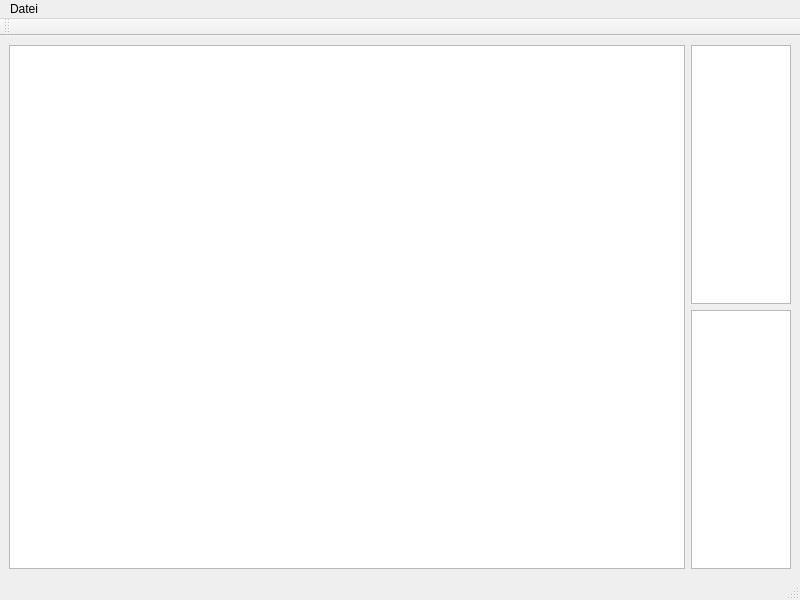
<?xml version="1.0" encoding="UTF-8"?>
<ui version="4.0">
 <class>MainWindow</class>
 <widget class="QMainWindow" name="MainWindow">
  <property name="geometry">
   <rect>
    <x>0</x>
    <y>0</y>
    <width>800</width>
    <height>600</height>
   </rect>
  </property>
  <property name="windowTitle">
   <string>MainWindow</string>
  </property>
  <property name="windowIcon">
   <iconset resource="../icons.qrc">
    <normaloff>:/icons/tt.svg</normaloff>:/icons/tt.svg</iconset>
  </property>
  <widget class="QWidget" name="central_widget">
   <layout class="QHBoxLayout" name="horizontalLayout">
    <item>
     <widget class="GViewResizing" name="table_view">
      <property name="verticalScrollBarPolicy">
       <enum>Qt::ScrollBarAlwaysOff</enum>
      </property>
      <property name="horizontalScrollBarPolicy">
       <enum>Qt::ScrollBarAlwaysOff</enum>
      </property>
      <property name="sizeAdjustPolicy">
       <enum>QAbstractScrollArea::AdjustIgnored</enum>
      </property>
     </widget>
    </item>
    <item>
     <widget class="QWidget" name="panel" native="true">
      <layout class="QVBoxLayout" name="verticalLayout">
       <property name="leftMargin">
        <number>0</number>
       </property>
       <property name="topMargin">
        <number>0</number>
       </property>
       <property name="rightMargin">
        <number>0</number>
       </property>
       <property name="bottomMargin">
        <number>0</number>
       </property>
       <item>
        <widget class="QListWidget" name="listWidget">
         <property name="sizePolicy">
          <sizepolicy hsizetype="Fixed" vsizetype="Expanding">
           <horstretch>0</horstretch>
           <verstretch>0</verstretch>
          </sizepolicy>
         </property>
         <property name="maximumSize">
          <size>
           <width>100</width>
           <height>16777215</height>
          </size>
         </property>
        </widget>
       </item>
       <item>
        <widget class="QListWidget" name="item_list">
         <property name="sizePolicy">
          <sizepolicy hsizetype="Fixed" vsizetype="Expanding">
           <horstretch>0</horstretch>
           <verstretch>0</verstretch>
          </sizepolicy>
         </property>
         <property name="maximumSize">
          <size>
           <width>100</width>
           <height>16777215</height>
          </size>
         </property>
        </widget>
       </item>
      </layout>
     </widget>
    </item>
   </layout>
  </widget>
  <widget class="QMenuBar" name="menubar">
   <property name="geometry">
    <rect>
     <x>0</x>
     <y>0</y>
     <width>800</width>
     <height>20</height>
    </rect>
   </property>
   <widget class="QMenu" name="menuWhat_is_this">
    <property name="title">
     <string>Datei</string>
    </property>
   </widget>
   <addaction name="menuWhat_is_this"/>
  </widget>
  <widget class="QStatusBar" name="statusbar"/>
  <widget class="QToolBar" name="toolBar">
   <property name="windowTitle">
    <string>toolBar</string>
   </property>
   <attribute name="toolBarArea">
    <enum>TopToolBarArea</enum>
   </attribute>
   <attribute name="toolBarBreak">
    <bool>false</bool>
   </attribute>
  </widget>
 </widget>
 <customwidgets>
  <customwidget>
   <class>GViewResizing</class>
   <extends>QGraphicsView</extends>
   <header>ui.xwidgets</header>
  </customwidget>
 </customwidgets>
 <resources>
  <include location="../icons.qrc"/>
 </resources>
 <connections/>
</ui>
